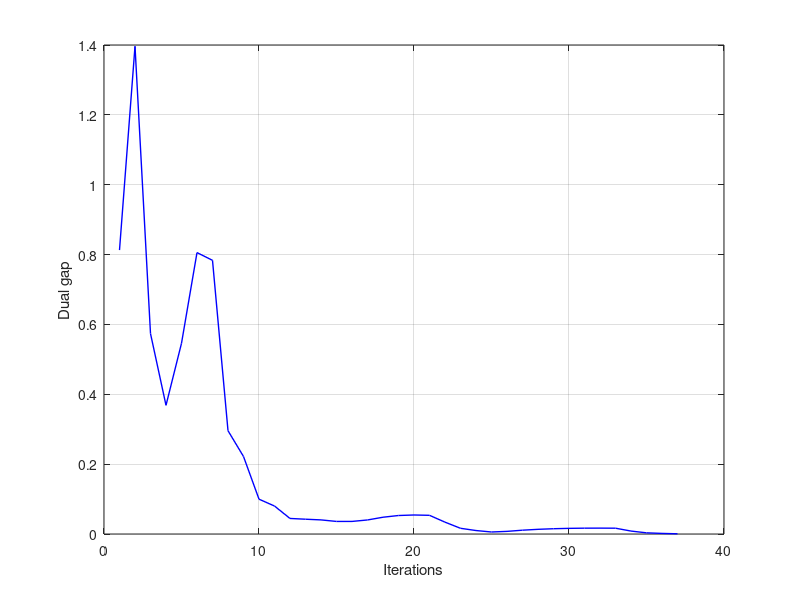

Recreate this plot in MATLAB.
clc,clear;
close all;

N = 10;

A = randn(N,N) + 1i*rand(N,N);
A = (A*A');
A = (A + A')/2;
c = 0.9;
gamma=1e-3;
iter_max = 1e4;
x = zeros(N,iter_max+1);
x(:,1) = exp(1i*2*pi*rand(N,1));
y = zeros(N,iter_max+1);
y(:,1) = exp(1i*2*pi*rand(N,1));
u = zeros(N,iter_max+1);
u(:,1) = rand(N,1) + 1i * rand(N,1);

varrho = 0.1;
dis = zeros(iter_max+1,1);
for iter = 1:iter_max

    x(:,iter+1) =1/varrho *  ((2*A + 1/varrho * eye(N))\(y(:,iter) - varrho * u(:,iter)));
    % x(:,iter+1) =1/varrho * (2*A + 1/varrho * eye(N)) \  (y(:,iter) - u(:,iter));
    y(:,iter+1) = exp(1i * angle(x(:,iter+1) + varrho * u(:,iter)));
    % y(:,iter+1) = exp(1i * angle(x(:,iter+1) + u(:,iter)));
    eta = 0.99 * norm(x(:,iter) - y(:,iter),'inf');

    if (norm(x(:,iter + 1) - y(:,iter+1),'inf') <= eta)
        u(:,iter+1) = u(:,iter) + 1/varrho * (x(:,iter + 1) - y(:,iter+1));
        % u(:,iter+1) = u(:,iter) +   (x(:,iter + 1) - y(:,iter+1));
        
    else
        u(:,iter+1) = u(:,iter);
        varrho = varrho * c;


    end
    dis(iter + 1) = norm(x(:,iter + 1) - y(:,iter+1),'inf') ;
    if (dis(iter + 1) <= gamma)
        break;

    end
    disp(iter)
end
 
figure
plot(dis(2:iter + 1),'b-','linewidth',1);
box on
grid on
xlabel('Iterations')
ylabel('Dual gap')
abs(x(:,iter + 1))